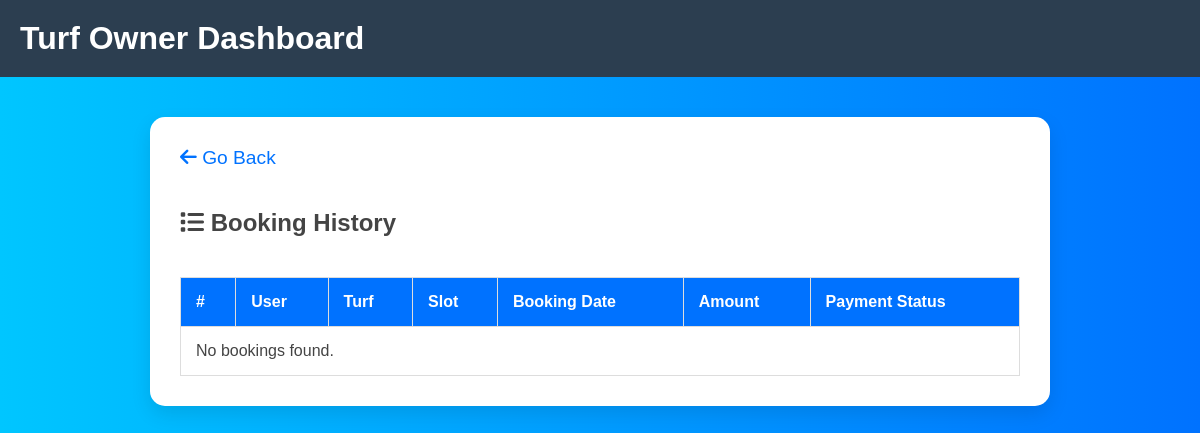
The app's page /turfapp/booking-history/ (signed in), older data.
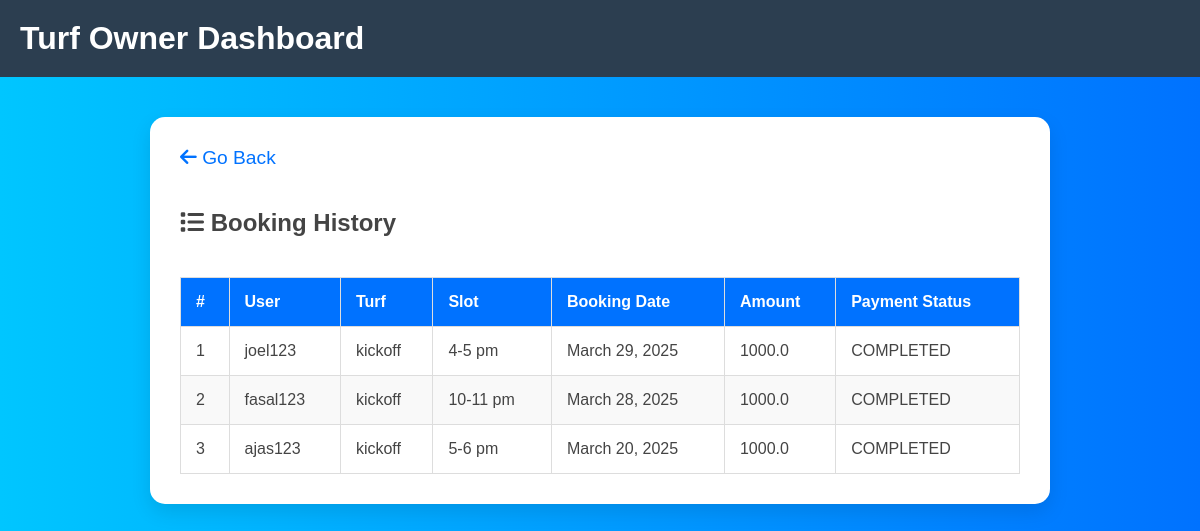
The same page, newer data.
### publicapp/models.py (models this page shows)
class BookTurf(models.Model):
    user = models.ForeignKey(Userprofile, on_delete=models.CASCADE,blank=True, null=True)
    turf = models.ForeignKey(Turf, on_delete=models.CASCADE,blank=True, null=True)
    slot = models.ForeignKey(Slot, on_delete=models.CASCADE,blank=True, null=True)
    booking_date = models.DateField(blank=True, null=True)
    payment_status = models.CharField(max_length=50, choices=[('PENDING', 'Pending'), ('COMPLETED', 'Completed')], default='PENDING',blank=True, null=True)
    amount = models.FloatField(blank=True, null=True)
    status =models.CharField(max_length=50,default=True)
    is_active = models.BooleanField(null=False, blank=True, default=True)
    created_at = models.DateTimeField(auto_now_add=True,blank=True, null=True)
    updated_at = models.DateTimeField(auto_now=True,blank=True, null=True)

### userapp/models.py (models this page shows)
class Userprofile(AbstractUser):
    user_type=models.CharField( max_length=50,null=False,blank=False,choices=USER_TYPE_CHOICES)
    status = models.CharField(max_length=20, null=True, choices=STATUS_CHOICE)
    is_active = models.BooleanField(null=False,blank=True,default=True)
    created=models.DateTimeField(auto_now=True)
    updated=models.DateTimeField(auto_now=True)
    groups = models.ManyToManyField( 'auth.Group', related_name='userprofile_groups', blank=True)
    user_permissions = models.ManyToManyField('auth.Permission', related_name='userprofile_permissions', blank=True)

### turfapp/models.py (models this page shows)
class Turf(models.Model):
        Ownername = models.ForeignKey(Userprofile, on_delete=models.CASCADE, blank=True, null=True)
        turfname=models.CharField(max_length=250,null=True,blank=True)
        phone=models.CharField(max_length=250,null=True,blank=True)
        image=models.ImageField(upload_to="images/",null=True,blank=True)
        email=models.EmailField(null=True,blank=True)
        address=models.CharField(max_length=1000,null=True,blank=True)
        location=models.CharField(max_length=1000,null=True,blank=True)
        rent=models.FloatField(null=True,blank=True)
        opentime=models.CharField(max_length=1000,null=True,blank=True)
        closingtime=models.CharField(max_length=1000,null=True,blank=True)
        status =models.CharField(max_length=50,default=True)
        is_active = models.BooleanField(null=False, blank=True, default=True)
        created_at = models.DateTimeField(auto_now=True)
        updated_at= models.DateTimeField(auto_now=True)

class Slot(models.Model):
        turfid=models.ForeignKey(Turf, on_delete=models.CASCADE, blank=True, null=True)
        timeslot=models.CharField(max_length=1000,null=True,blank=True)
        status =models.CharField(max_length=50,default=False)
        is_active = models.BooleanField(null=False, blank=True, default=True)
        created_at = models.DateTimeField(auto_now=True)
        updated_at= models.DateTimeField(auto_now=True)

### turfapp/views.py (the view)
# urls.py: path('booking-history/', TurfOwnerBookingHistoryView.as_view(), name='turf_owner_booking_history'),
class TurfOwnerBookingHistoryView(View):
    def get(self, request):
        owner_id = request.session.get('user_id')
        owner_turfs = Turf.objects.filter(Ownername_id=owner_id)
        bookings = BookTurf.objects.filter(turf__in=owner_turfs).select_related('user', 'turf', 'slot').order_by('-booking_date')
        return render(request, 'turf/viewbooking.html', {'bookings': bookings})

### templates/turf/viewbooking.html (shortened to what this page needs)
{% load static %}
<!DOCTYPE html>
<html lang="en">
<head>
    <link rel="stylesheet" href="{% static 'turfcss/style.css' %}">
    <link rel="stylesheet" href="{% static 'turfcss/turfhome.css' %} ">
    <link rel="stylesheet" href="https://cdnjs.cloudflare.com/ajax/libs/font-awesome/6.0.0/css/all.min.css">
</head>
<body>
    <header class="header">
        <div class="logo">
            <h1>Turf Owner Dashboard</h1>
        </div>
    </header>
    <div class="container" style="max-width: 70%;">
        <a href="{% url 'turfapp:loadturf' %}" class="back-arrow">
            <i class="fas fa-arrow-left"></i> Go Back
        </a>
        <h2><i class="fas fa-list"></i> Booking History</h2>
        <div class="table-container">
            <table>
                <thead>
                    <tr>
                        <th>#</th>
                        <th>User</th>
                        <th>Turf</th>
                        <th>Slot</th>
                        <th>Booking Date</th>
                        <th>Amount</th>
                        <th>Payment Status</th>
                    </tr>
                </thead>
                <tbody>
                    {% for booking in bookings %}
        <tr>
            <td>{{ forloop.counter }}</td>
            <td>{{ booking.user.username }}</td>
            <td>{{ booking.turf.turfname }}</td>
            <td>{{ booking.slot.timeslot }}</td>
            <td>{{ booking.booking_date }}</td>
            <td>{{ booking.amount }}</td>
            <td>{{ booking.payment_status }}</td>
        </tr>
        {% empty %}
        <tr>
            <td colspan="7">No bookings found.</td>
        </tr>
        {% endfor %}
                </tbody>
            </table>
        </div>
    </div>
</body>
</html>

Row changes from the older to the newer data that the page shows:
added BookTurf: user.username "joel123", turf.turfname "kickoff", slot.timeslot "4-5 pm", booking_date "March 29, 2025", amount "1000.0", payment_status "COMPLETED"
added BookTurf: user.username "fasal123", turf.turfname "kickoff", slot.timeslot "10-11 pm", booking_date "March 28, 2025", amount "1000.0", payment_status "COMPLETED"
added BookTurf: user.username "ajas123", turf.turfname "kickoff", slot.timeslot "5-6 pm", booking_date "March 20, 2025", amount "1000.0", payment_status "COMPLETED"
Text that changed along with them:
text no longer shown: "No bookings found."
